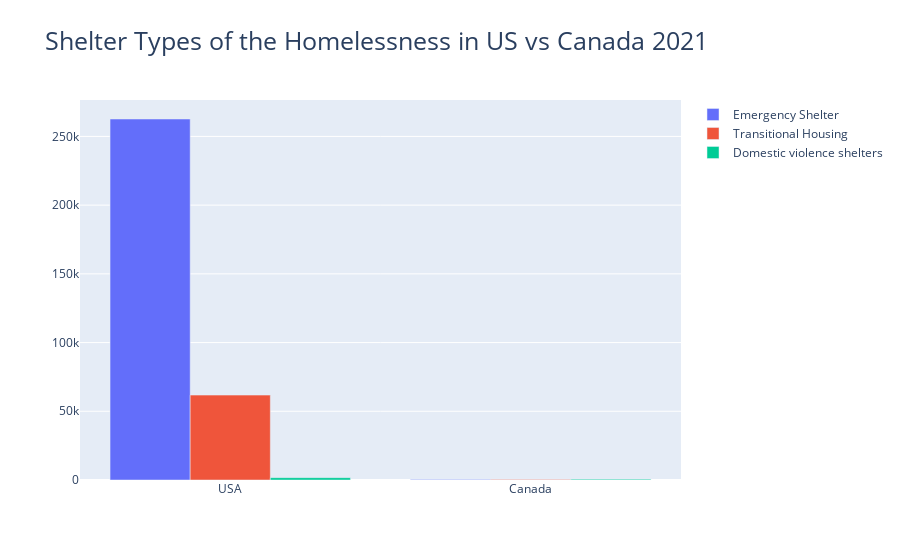

The cell this chart's notebook holds for it:
### Markdown cell above
### Different situation of homelessness

Emergency sheltered homelessness includes individuals that are currently living in shelters that are specifically designed to temporarily accommodate people who are homeless or at risk of homelessness. This includes homeless shelters, shelters designed to house those fleeing domestic violence or emergency shelters for those impacted by natural disasters.

Transitional housing homelessness

Domestoc violence shelter homelessness

### Code cell
branches = ['USA', 'Canada']
es = [262679,437]
th = [61764, 452]
dvs = [1683,612]
trace1 = go.Bar(
   x = branches,
   y = es,
   name = 'Emergency Shelter'
)
trace2 = go.Bar(
   x = branches,
   y = th,
   name = 'Transitional Housing'
)
trace3 = go.Bar(
   x = branches,
   y = dvs,
   name = 'Domestic violence shelters'
)
data = [trace1, trace2, trace3]
layout = go.Layout(barmode = 'group')
fig = go.Figure(data = data, layout = layout)
#fig.update_layout(template='plotly_dark')
fig.update_layout(title_text = "Shelter Types of the Homelessness in US vs Canada 2021",
                 title_font_size=25)
iplot(fig)

### Figure 1 — Plotly figure (JSON) as saved in the notebook; plotly's stock layout.template omitted (floating-point values rounded to 4 significant figures)
{"data": [{"name": "Emergency Shelter", "type": "bar", "x": ["USA", "Canada"], "y": [262679, 437]}, {"name": "Transitional Housing", "type": "bar", "x": ["USA", "Canada"], "y": [61764, 452]}, {"name": "Domestic violence shelters", "type": "bar", "x": ["USA", "Canada"], "y": [1683, 612]}], "layout": {"barmode": "group", "title": {"font": {"size": 25}, "text": "Shelter Types of the Homelessness in US vs Canada 2021"}}}
